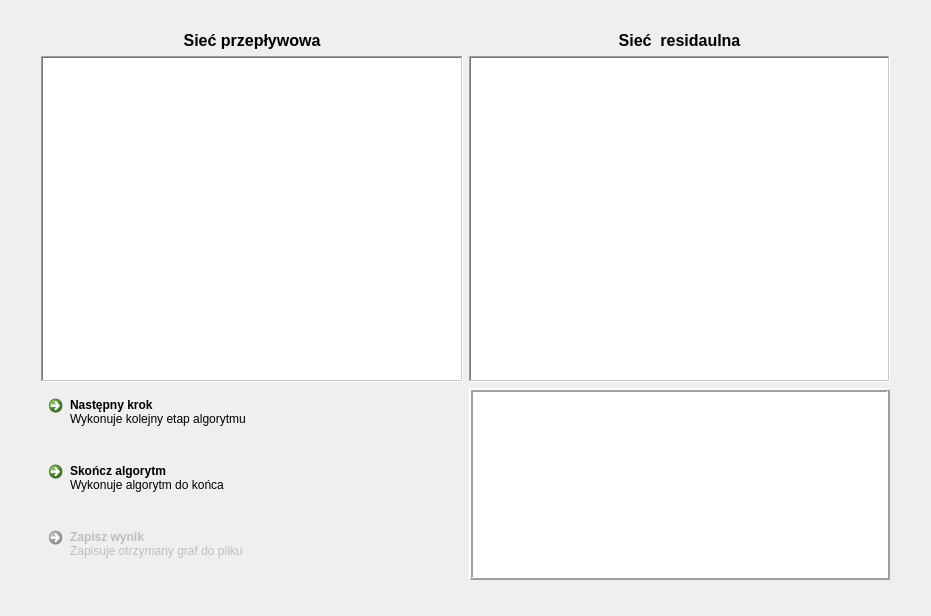
<?xml version="1.0" encoding="UTF-8"?>
<ui version="4.0">
 <class>FlowNetworkAlgorithmWindow</class>
 <widget class="QWidget" name="FlowNetworkAlgorithmWindow">
  <property name="geometry">
   <rect>
    <x>0</x>
    <y>0</y>
    <width>931</width>
    <height>616</height>
   </rect>
  </property>
  <property name="windowTitle">
   <string>FlowNetworkAlgorithmWindow</string>
  </property>
  <widget class="QWidget" name="gridLayoutWidget">
   <property name="geometry">
    <rect>
     <x>30</x>
     <y>20</y>
     <width>871</width>
     <height>571</height>
    </rect>
   </property>
   <layout class="QGridLayout" name="gridLayout">
    <item row="3" column="1">
     <widget class="QCommandLinkButton" name="nextStepButton">
      <property name="text">
       <string>Następny krok</string>
      </property>
      <property name="description">
       <string>Wykonuje kolejny etap algorytmu</string>
      </property>
     </widget>
    </item>
    <item row="1" column="1">
     <widget class="GraphView" name="mainNetworkView">
      <property name="focusPolicy">
       <enum>Qt::NoFocus</enum>
      </property>
      <property name="frameShape">
       <enum>QFrame::WinPanel</enum>
      </property>
      <property name="verticalScrollBarPolicy">
       <enum>Qt::ScrollBarAlwaysOff</enum>
      </property>
      <property name="horizontalScrollBarPolicy">
       <enum>Qt::ScrollBarAlwaysOff</enum>
      </property>
     </widget>
    </item>
    <item row="4" column="1">
     <widget class="QCommandLinkButton" name="finishAlgorithmButton">
      <property name="text">
       <string>Skończ algorytm</string>
      </property>
      <property name="description">
       <string>Wykonuje algorytm do końca</string>
      </property>
     </widget>
    </item>
    <item row="1" column="2">
     <widget class="GraphView" name="residualNetworkView">
      <property name="focusPolicy">
       <enum>Qt::NoFocus</enum>
      </property>
      <property name="frameShape">
       <enum>QFrame::WinPanel</enum>
      </property>
      <property name="verticalScrollBarPolicy">
       <enum>Qt::ScrollBarAlwaysOff</enum>
      </property>
      <property name="horizontalScrollBarPolicy">
       <enum>Qt::ScrollBarAlwaysOff</enum>
      </property>
     </widget>
    </item>
    <item row="0" column="2">
     <widget class="QLabel" name="rightLabel">
      <property name="font">
       <font>
        <pointsize>12</pointsize>
        <weight>75</weight>
        <bold>true</bold>
       </font>
      </property>
      <property name="layoutDirection">
       <enum>Qt::LeftToRight</enum>
      </property>
      <property name="text">
       <string>Sieć  residaulna</string>
      </property>
      <property name="alignment">
       <set>Qt::AlignCenter</set>
      </property>
     </widget>
    </item>
    <item row="0" column="1">
     <widget class="QLabel" name="leftLabel">
      <property name="font">
       <font>
        <pointsize>12</pointsize>
        <weight>75</weight>
        <bold>true</bold>
       </font>
      </property>
      <property name="layoutDirection">
       <enum>Qt::LeftToRight</enum>
      </property>
      <property name="text">
       <string>Sieć przepływowa</string>
      </property>
      <property name="alignment">
       <set>Qt::AlignCenter</set>
      </property>
     </widget>
    </item>
    <item row="5" column="1">
     <widget class="QCommandLinkButton" name="saveResultButton">
      <property name="enabled">
       <bool>false</bool>
      </property>
      <property name="text">
       <string>Zapisz wynik</string>
      </property>
      <property name="description">
       <string>Zapisuje otrzymany graf do pliku</string>
      </property>
     </widget>
    </item>
    <item row="3" column="2" rowspan="3">
     <widget class="QTextBrowser" name="progressConsole">
      <property name="sizePolicy">
       <sizepolicy hsizetype="Expanding" vsizetype="Fixed">
        <horstretch>0</horstretch>
        <verstretch>0</verstretch>
       </sizepolicy>
      </property>
      <property name="maximumSize">
       <size>
        <width>431</width>
        <height>999</height>
       </size>
      </property>
      <property name="frameShape">
       <enum>QFrame::Box</enum>
      </property>
      <property name="frameShadow">
       <enum>QFrame::Raised</enum>
      </property>
      <property name="lineWidth">
       <number>2</number>
      </property>
     </widget>
    </item>
   </layout>
  </widget>
 </widget>
 <layoutdefault spacing="6" margin="11"/>
 <customwidgets>
  <customwidget>
   <class>GraphView</class>
   <extends>QGraphicsView</extends>
   <header location="global">GraphView.h</header>
  </customwidget>
 </customwidgets>
 <resources/>
 <connections/>
</ui>
